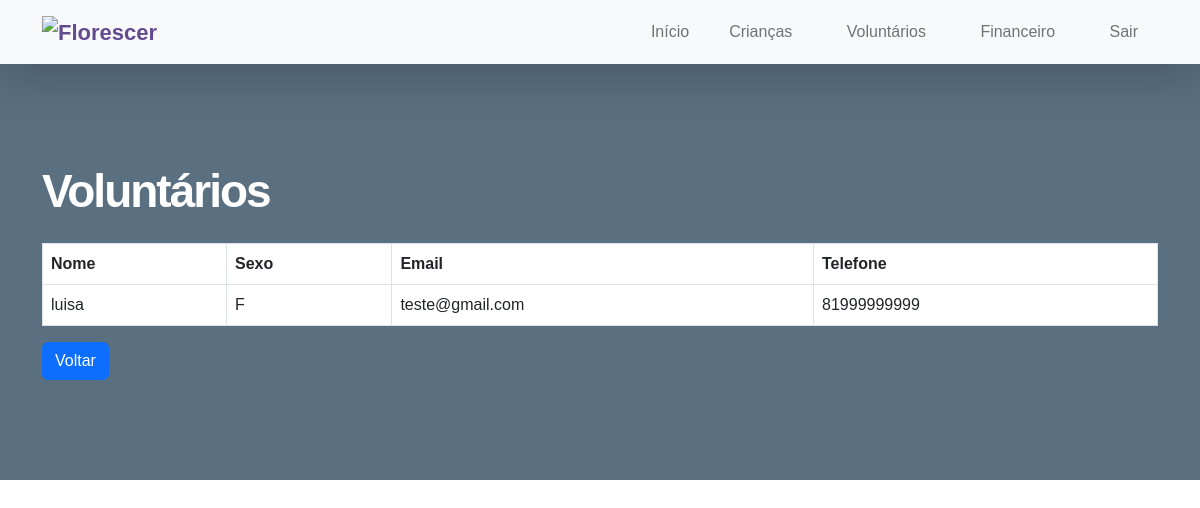
Page /listarVoluntario on the committed database.
### Florescer_app/models.py (models this page shows, shortened)
class Voluntario(models.Model):
    nome = models.CharField(max_length=50)
    data_nascimento = models.DateField()
    sexo = models.CharField(max_length=5)
    CEP = models.CharField(max_length=20)
    endereco = models.CharField(max_length=200)
    email = models.EmailField()
    telefone = models.CharField(max_length=20)

### Florescer_app/views.py (the view)
# urls.py: path('listarVoluntario', views.listarVoluntario, name='listarVoluntario'),
def listarVoluntario(request):
    lista_voluntario = Voluntario.objects.all()
    return render(request, './listarVoluntario.html', {'lista_voluntario': lista_voluntario})

### Florescer_app/templates/listarVoluntario.html (shortened to what this page needs)
{% load bootstrap4 %} {% load static %}
<!DOCTYPE html>
<html lang="en">
  <head>
    <link href="{% static 'css/bootstrap.min.css' %}" rel="stylesheet" />
    <link href="{% static 'css/bootstrap-icons.css' %}" rel="stylesheet" />
    <link
      href="{% static 'css/templatemo-kind-heart-charity.css' %}"
      rel="stylesheet"
    />
  </head>
  <nav class="navbar navbar-expand-lg bg-light shadow-lg">
    <div class="container">
      <a class="navbar-brand" href="index.html">
        <img
          src="{% static 'images/logonovaflorescer' %}"
          class="logo img-fluid"
          alt="Florescer"
        />
      </a>
      <div class="collapse navbar-collapse" id="navbarNav">
        <ul class="navbar-nav ms-auto">
          <li class="nav-item">
            <a class="nav-link click-scroll" href="/inicialAdmin">Início</a>
          </li>
          <li class="nav-item dropdown">
            <a
              class="nav-link click-scroll dropdown-toggle"
              id="navbarLightDropdownMenuLink"
              role="button"
              data-bs-toggle="dropdown"
              aria-expanded="false"
              >Crianças</a
            >
          </li>
          <li class="nav-item dropdown">
            <a
              class="nav-link click-scroll dropdown-toggle"
              id="navbarLightDropdownMenuLink"
              role="button"
              data-bs-toggle="dropdown"
              aria-expanded="false"
              >Voluntários</a
            >
          </li>
          <li class="nav-item dropdown">
            <a
              class="nav-link click-scroll dropdown-toggle"
              id="navbarLightDropdownMenuLink"
              role="button"
              data-bs-toggle="dropdown"
              aria-expanded="false"
              >Financeiro</a
            >
          </li>
          <li class="nav-item">
            <a class="nav-link click-scroll" href="/">Sair</a>
          </li>
        </ul>
      </div>
    </div>
  </nav>
  <body>
    <main>
      <section class="volunteer-section section-padding" id="section_4">
        <div class="container">
          <h2 class="text-white mb-4">Voluntários</h2>
          <table class="table table-bordered testando">
            <thead>
              <tr>
                <th class="testando">Nome</th>
                <th>Sexo</th>
                <th>Email</th>
                <th>Telefone</th>
              </tr>
            </thead>
            <tbody>
              {% for voluntario in lista_voluntario %}
              <tr>
                <td>{{ voluntario.nome }}</td>
                <td>{{ voluntario.sexo }}</td>
                <td>{{ voluntario.email }}</td>
                <td>{{ voluntario.telefone }}</td>
              </tr>
              {% endfor %}
            </tbody>
          </table>
          <button
            class="btn btn-primary"
            onclick="window.location.replace('/inicialAdmin')"
          >
            Voltar
          </button>
        </div>
      </section>
    </main>
  </body>
</html>

### Florescer_app/static/css/templatemo-kind-heart-charity.css (style rules this page uses)
:root { --white-color: #ffffff; --primary-color: #634B8E; --secondary-color: #5a6f80; --section-bg-color: #f0f8ff; --site-footer-bg-color: #44525d; --custom-btn-bg-color: #597081; --custom-btn-bg-hover-color: #5bc1ac; --dark-color: #000000; --p-color: #717275; --border-color: #e9eaeb; --body-font-family: 'Metropolis', sans-serif; --h1-font-size: 52px; --h2-font-size: 46px; --h3-font-size: 32px; --h4-font-size: 28px; --h5-font-size: 24px; --h6-font-size: 22px; --p-font-size: 16px; --btn-font-size: 18px; --copyright-font-size: 14px; --border-radius-large: 100px; --border-radius-medium: 20px; --border-radius-small: 10px; --font-weight-light: 300; --font-weight-normal: 400; --font-weight-semibold: 600; --font-weight-bold: 700; }
body { background-color: var(--white-color); font-family: var(--body-font-family); }
h2, h3, h4, h5, h6 { color: var(--dark-color); }
h1, h2, h3, h4, h5, h6 { font-weight: var(--font-weight-semibold); letter-spacing: -1px; }
h2 { color: var(--secondary-color); font-size: var(--h2-font-size); letter-spacing: -2px; }
ul li { color: var(--p-color); font-size: var(--p-font-size); font-weight: var(--font-weight-normal); }
a, button { touch-action: manipulation; transition: all 0.3s; }
a { color: var(--p-color); text-decoration: none; }
.section-padding { padding-top: 100px; padding-bottom: 100px; }
.navbar { background: var(--white-color); z-index: 9; padding-top: 0; padding-bottom: 0; }
.navbar-brand { color: var(--primary-color); font-size: var(--h6-font-size); font-weight: var(--font-weight-bold); }
.logo { width: 150px; height: auto; }
.navbar-expand-lg .navbar-nav .nav-link { margin-right: 0; margin-left: 0; padding: 20px; }
.navbar-nav .nav-link { display: inline-block; color: var(--p-color); font-size: var(--p-font-size); font-weight: var(--font-weight-medium); position: relative; padding-top: 15px; padding-bottom: 15px; }
.dropdown-toggle::after { content: "\f282"; display: inline-block; font-family: bootstrap-icons !important; font-size: var(--copyright-font-size); font-style: normal; font-weight: normal !important; font-variant: normal; text-transform: none; line-height: 1; vertical-align: -.125em; -webkit-font-smoothing: antialiased; -moz-osx-font-smoothing: grayscale; position: relative; left: 2px; border: 0; }
.volunteer-section { background: var(--secondary-color); position: relative; overflow: hidden; }
.testando { background-color: white; }

### rows in the picture
Voluntario: nome "luisa", sexo "F", email "teste@gmail.com", telefone "81999999999"
